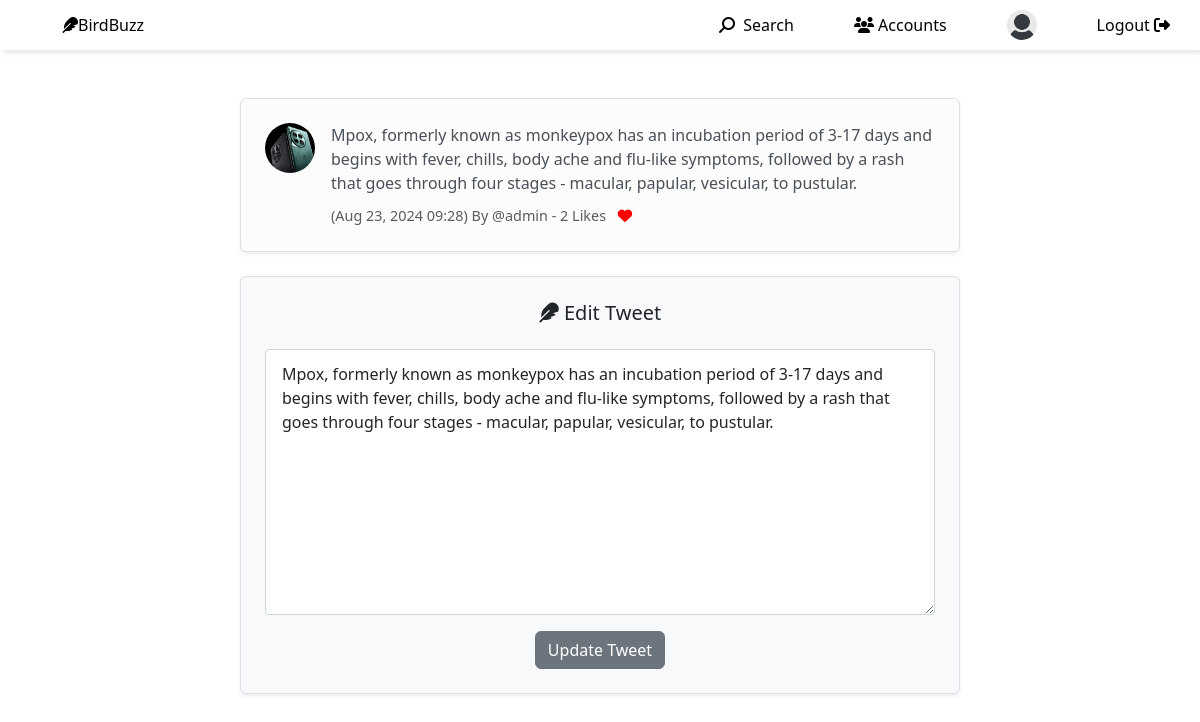
Page /edit_tweet/8 (signed in) on the committed database.
### home/models.py (models this page shows, shortened)
class Tweet(models.Model):
    user = models.ForeignKey(User, related_name='tweets', on_delete=models.DO_NOTHING)
    body = models.CharField(max_length=250)
    created_at = models.DateTimeField(auto_now_add=True)
    likes = models.ManyToManyField(User, related_name='tweet_likes', blank=True )
    def number_of_likes(self):
        return self.likes.count()

class Profile(models.Model):
    user = models.OneToOneField(User, on_delete=models.CASCADE )
    follows = models.ManyToManyField(
        'self', related_name='followed_by',
        symmetrical=False, blank=True
    )
    date_modified = models.DateTimeField(User, auto_now=True)
    profile_image = models.ImageField(null=True, blank=True, upload_to='images/')
    profile_bio = models.CharField(max_length=500, blank=True, null=True)
    homepage_link = models.CharField(max_length=500, blank=True, null=True)
    facebook_link = models.CharField(max_length=500, blank=True, null=True)
    instagram_link = models.CharField(max_length=500, blank=True, null=True)
    linkedin_link = models.CharField(max_length=500, blank=True, null=True)

### home/views.py (the view, shortened to what this page needs)
# urls.py: path('edit_tweet/<int:pk>', views.edit_tweet, name='edit_tweet'),
def edit_tweet(request, pk):
    tweet = get_object_or_404(Tweet, id=pk)
    if not request.user.is_authenticated:
        messages.error(request, "You must be logged in to edit a tweet.")
        return redirect('login')  # Redirect to login if the user is not authenticated
    form = TweetForm(instance=tweet)
    return render(request, 'edit_tweet.html', {'form': form, 'tweet': tweet})

### home/forms.py
class TweetForm(forms.ModelForm):
	body = forms.CharField(required=True,
		widget=forms.widgets.Textarea(
			attrs={
			"placeholder": "Enter Your Tweet here........",
			"class":"form-control",
			}
			),
			label="",
		)
	class Meta:
		model = Tweet
		exclude = ("user", "likes",)

### home/templates/edit_tweet.html (shortened to what this page needs)
{% extends 'base.html' %}
{% load static %}
{% block content %}
<div class="container mt-5">
    <div class="row justify-content-center">
        <div class="col-lg-8">
            <div class="alert alert-light border shadow-sm rounded p-4">
                <div class="d-flex align-items-start">
                    <div class="me-3">
                        {% if tweet.user.profile.profile_image %}
                        <img src="{{ tweet.user.profile.profile_image.url }}" width=50 height=50 class="rounded-circle" alt="{{ profile.user.username }}">
                        {% else %}
                        <img src="{% static 'images/default_profile_pic.png' %}" width=50 height=50 class="rounded-circle" alt="{{ profile.user.username }}">
                        {% endif %}
                    </div>
                    <div class="flex-grow-1">
                        <p class="mb-2">{{ tweet.body }}</p>
                        <small class="text-muted">
                            <span>({{ tweet.created_at|date:"M d, Y H:i" }}) By @{{ tweet.user.username }}</span>
                            <span> - {{ tweet.number_of_likes }} Likes</span>
                            {% if user in tweet.likes.all %}
                            <a href="{% url 'tweet_like' tweet.id %}" class="ms-2">
                                <i class="fa-solid fa-heart" style="color:red"></i>
                            </a>
                            {% else %}
                            <a href="{% url 'tweet_like' tweet.id %}" class="ms-2">
                                <i class="fa fa-heart-o" style="color:red"></i>
                            </a>
                            {% endif %}
                        </small>
                    </div>
                </div>
            </div>
            {% if form %}
            <div class="mt-4 p-4 border rounded bg-light shadow-sm">
                <h5 class="text-center mb-4"><i class="fa-solid fa-feather"></i> Edit Tweet</h5>
                <form method="POST">
                    {{ form.as_p }}
                    <div class="text-center">
                        <button type="submit" class="btn btn-secondary">Update Tweet</button>
                    </div>
                </form>
            </div>
            {% endif %}
        </div>
    </div>
</div>
{% endblock %}

### home/static/css/style.css (style rules this page uses)
* { margin: 0; padding: 0; }
.text-muted { font-size: 0.9rem; }
.form-control { border-radius: 0.25rem; border: 1px solid #ced4da; padding: 0.75rem 1rem; }
.form-control { border-radius: 0.25rem; border: 1px solid #ced4da; padding: 0.75rem 1rem; margin-bottom: 1rem; }

### rows in the picture
Tweet: user.profile.profile_image (picture), body "Mpox, formerly known as monkeypox has an incubation period of 3-17 days and begins with fever, chills, body ache and flu-like symptoms, followed by a rash that goes through four stages - macular, papular, vesicular, to pustular.", created_at "Aug 23, 2024 09:28", user.username "admin", number_of_likes "2"
